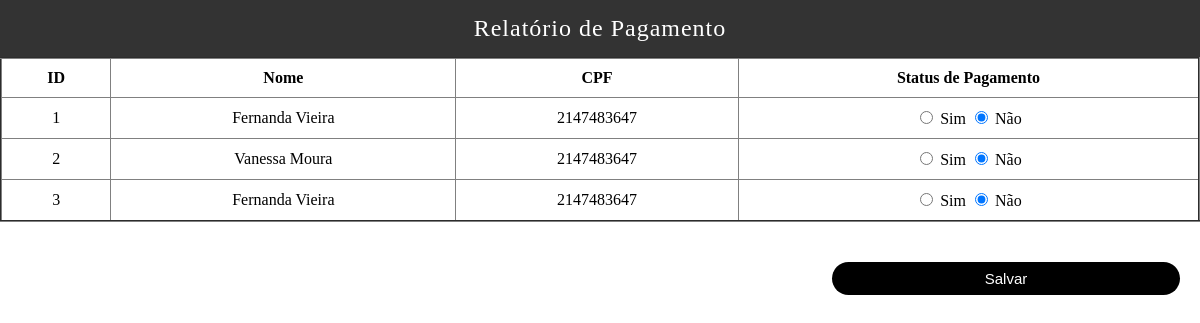
Page /relatorio.php on the committed database.
### tables this page shows
CREATE TABLE `alunos` (
  `id_aluno` int(11) NOT NULL,
  `nome` varchar(80) NOT NULL,
  `idade` int(2) NOT NULL,
  `cpf` int(11) NOT NULL,
  `telefone` text NOT NULL,
  `pagamento` text NOT NULL
);

### relatorio.php (the view, shortened to what this page needs)
<?php
  require_once "conectar.php";
  $sql = "SELECT * FROM alunos WHERE cpf != '0'";
  $res = mysqli_query($mysqli, $sql);
?>
<!DOCTYPE html>
<html lang="pt-br">
<head>
</head>
<body class="fundoTab">
    <form action="atualizar.php" method="POST">
        <nav>
            <h2> Relatório de Pagamento </h2>
        </nav>
        <table border="2">
            <thead>
                <tr>
                    <th>ID</th>
                    <th>Nome</th>
                    <th>CPF</th>
                    <th>Status de Pagamento</th>
                </tr>
            </thead>
            <tbody>
                <?php
                    while($registro = mysqli_fetch_assoc($res)) {
                        $id = $registro['id_aluno'];
                        $nome = $registro['nome'];
                        $cpf = $registro['cpf'];
                        $pagamento = $registro['pagamento'];
                ?>
                <tr>
                    <td><?php echo $id ?></td>
                    <td><?php echo $nome ?></td>
                    <td><?php echo $cpf ?></td>
                    <td>
                        <input type="radio" id="sim_<?php echo $id ?>" name="pagamento[<?php echo $id ?>]" value="sim" <?php echo ($pagamento == 'sim') ? 'checked' : ''; ?>>
                        <label for="sim_<?php echo $id ?>">Sim</label>
                        <input type="radio" id="nao_<?php echo $id ?>" name="pagamento[<?php echo $id ?>]" value="nao" <?php echo ($pagamento == 'nao') ? 'checked' : ''; ?>>
                        <label for="nao_<?php echo $id ?>">Não</label>
                    </td>
                </tr>
                <?php
                    }
                ?>
            </tbody>
        </table>
        <div>
            <button type="submit" id="bnt">Salvar</button>
        </div>
    </form>
</body>
</html>

### relatorio.php (style rules this page uses)
html, body { margin: 0; padding: 0; height: 100%; }
.fundoTab { display: flex; flex-direction: column; }
nav { background-color: #333; color: white; padding: 15px 20px; text-align: center; width: 100%; box-sizing: border-box; }
nav h2 { margin: 0; font-size: 24px; font-weight: normal; letter-spacing: 1px; }
table { width: 100%; flex-grow: 1; border-collapse: collapse; }
th, td { text-align: center; vertical-align: middle; padding: 10px; }
div { display: flex; flex-direction: column; align-items: flex-end; padding: 20px; box-sizing: border-box; }
#bnt { background: black; color: white; border-radius: 20px; width: 30%; border: none; outline: none; padding: 8px 0px 8px 0px; font-size: 15px; margin-top: 20px; cursor: pointer; }

### rows in the picture
alunos: id_aluno "1", nome "Fernanda Vieira", cpf "2147483647", pagamento "☐ Sim", pagamento "☑ Não"
alunos: id_aluno "2", nome "Vanessa Moura", cpf "2147483647", pagamento "☐ Sim", pagamento "☑ Não"
alunos: id_aluno "3", nome "Fernanda Vieira", cpf "2147483647", pagamento "☐ Sim", pagamento "☑ Não"
